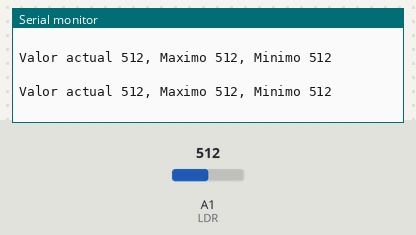
A sketch run on a simulated Arduino Uno, built with avr-gcc and run on an emulated ATmega328P. Shown: the last lines printed to the serial monitor. The inputs (shaded band) are chosen by the test bench; at power-on: A1 (LDR) = 512.

Above: at 1.3 s.
1.4 s: A1 (LDR) set to 716
At 1.83 s:
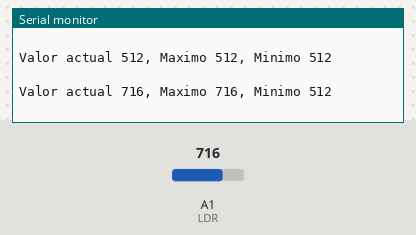
2.9 s: A1 (LDR) set to 900
At 3.33 s:
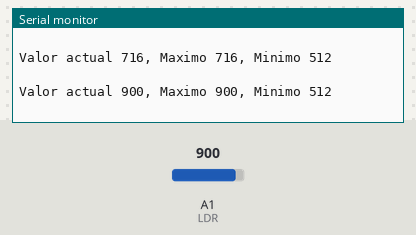
Timing chart, 0 to 5.9 s (numbered marks = the images above; inputs shaded):
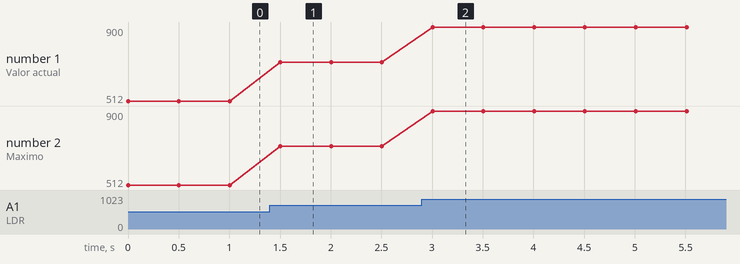

Measured:
- after the input at 1.4 s, the serial monitor: prints a new line after 0.10 s (image 1)
- after the input at 2.9 s, the serial monitor: prints a new line after 0.11 s (image 2)
- plotted number 1: 512 → 716 after the input at 1.4 s, 716 → 900 after the input at 2.9 s
- plotted number 2: 512 → 716 after the input at 1.4 s, 716 → 900 after the input at 2.9 s

The sketch:

Ejercicio02-Ruperez.ino
```cpp
//Ejercicio02

#define LDR A1
int maximo = 0;
int minimo = 1023;

void setup() {
  Serial.begin(9600);
}

void loop() {
  int sensorValue = analogRead(LDR);
  Serial.print ("Valor actual ");
  Serial.print (sensorValue);
  maximo = max(maximo, sensorValue);
  minimo = min(minimo, sensorValue);
  Serial.print(", Maximo " + (String)maximo);
  Serial.println(", Minimo " + (String)minimo);
  Serial.println("     ");
  delay (500);

}
```
